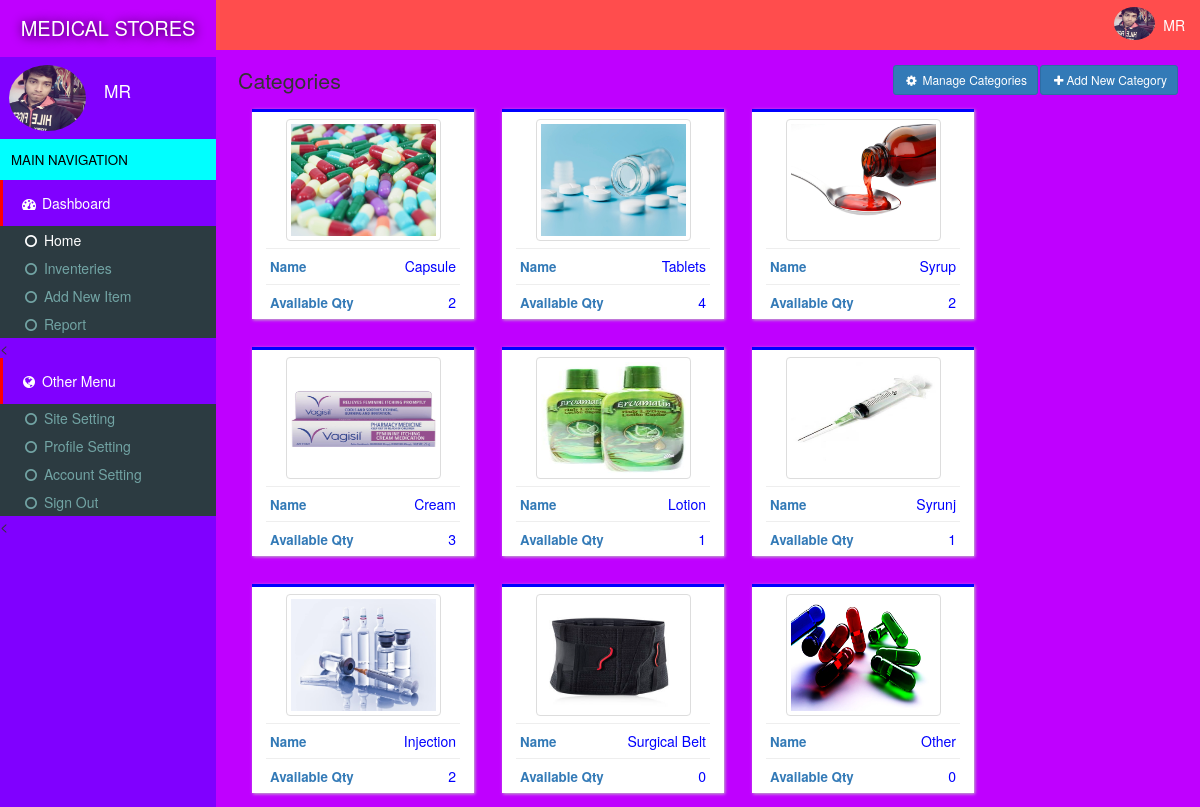
/index.php (signed in), run on the app's committed database.
### tables this page shows
CREATE TABLE `site` (
  `id` int(11) NOT NULL,
  `title` varchar(222) NOT NULL,
  `name` varchar(222) NOT NULL
);

CREATE TABLE `users` (
  `id` int(11) NOT NULL,
  `email` varchar(222) NOT NULL,
  `password` varchar(222) NOT NULL,
  `name` varchar(222) NOT NULL,
  `pic` varchar(222) NOT NULL,
  `number` varchar(222) NOT NULL,
  `date` timestamp NOT NULL DEFAULT current_timestamp()
);

CREATE TABLE `categories` (
  `id` int(11) NOT NULL,
  `name` varchar(222) NOT NULL,
  `pic` varchar(111) NOT NULL,
  `details` varchar(333) NOT NULL,
  `date` timestamp NOT NULL DEFAULT current_timestamp()
);

### assets/db.php (called while the page is built, shortened)
<?php
    $con = new mysqli('localhost','root','','store');
    $array = $con->query("select * from users where id ='$_SESSION[userId]'");
    $user = $array->fetch_assoc();
?>

### index.php (the view, shortened to what this page needs)
<?php require "assets/function.php" ?>
<?php require 'assets/db.php';?>
<!DOCTYPE html>
<html>
<head>
  <?php require "assets/autoloader.php" ?>
</head>
<body style="background: #bf00ff;padding:0;margin:0">
<div class="dashboard" style="position: fixed;width: 18%;height: 100%;background:#8000ff">
  <div style="background:#bf00ff;padding: 14px 3px;color:white;font-size: 15pt;text-align: center;text-shadow: 1px 1px 11px black">
    <a href="index.php" style="color: white;text-decoration: none;"><?php echo strtoupper(siteName()); ?> </a>
  </div>
  <div class="flex" style="padding: 3px 7px;margin:5px 2px;">
    <div><img src="photo/<?php echo $user['pic'] ?>" class='img-circle' style='width: 77px;height: 66px'></div>
    <div style="color:#ffffff;font-size: 13pt;padding: 14px 7px;margin-left: 11px;"><?php echo ucfirst($user['name']); ?></div>
  </div>
  <div style="background:#00ffff;font-size: 10pt;padding: 11px;color:  #000000">MAIN NAVIGATION</div>
  <div>
    <div style="background:#8000ff;color: white;padding: 13px 17px;border-left: 3px solid #ff0000;"><span><i class="fa fa-dashboard fa-fw"></i> Dashboard</span></div>
    <div class="item">
      <ul class="nostyle zero">
        <a href="index.php"><li style="color: white"><i class="fa fa-circle-o fa-fw"></i> Home</li></a>
        <a href="inventeries.php"><li><i class="fa fa-circle-o fa-fw"></i> Inventeries</li></a>
       <a href="addnew.php"><li><i class="fa fa-circle-o fa-fw"></i> Add New Item</li></a>
        <a href="reports.php"><li><i class="fa fa-circle-o fa-fw"></i> Report</li></a>
      </ul><
    </div>
  </div>
  <div style="background:#8000ff;color: white;padding: 13px 17px;border-left: 3px solid #ff0000;"><span><i class="fa fa-globe fa-fw"></i> Other Menu</span></div>
  <div class="item">
      <ul class="nostyle zero">
        <a href="sitesetting.php"><li><i class="fa fa-circle-o fa-fw"></i> Site Setting</li></a>
       <a href="profile.php"><li><i class="fa fa-circle-o fa-fw"></i> Profile Setting</li></a>
        <a href="accountSetting.php"><li><i class="fa fa-circle-o fa-fw"></i> Account Setting</li></a>
        <a href="logout.php"><li><i class="fa fa-circle-o fa-fw"></i> Sign Out</li></a>
      </ul><
    </div>
</div>
<div class="marginLeft" >
  <div style="color:white;background:#ff4d4d" >
    <div class="pull-right flex rightAccount" style="padding-right: 11px;padding: 7px;">
      <div><img src="photo/<?php echo $user['pic'] ?>" style='width: 41px;height: 33px;' class='img-circle'></div>
      <div style="padding: 8px"><?php echo ucfirst($user['name']) ?></div>
    </div>
  </div>
  <div class="content2">
    <div>
      <span style="font-size: 16pt;color: #333333">Categories </span>
      <button class="btn btn-primary btn-sm pull-right" data-toggle="modal" data-target="#addIn" style="margin-left: 2px;"><i class="fa fa-plus fa-fw"> </i>Add New Category</button>
      <a href="manageCat.php"><button class="btn btn-primary btn-sm pull-right" data-toggle="modal" data-target="#addIn"><i class="fa fa-gear  fa-fw"> </i> Manage Categories</button></a>
    </div>
  <?php
    $array = $con->query("select * from categories");
    while ($row = $array->fetch_assoc())
    {
      $array2 = $con->query("select count(*) from inventeries where catId = '$row[id]'");
      $row2 = $array2->fetch_assoc();
  ?>
    <a href="inventeries.php?catId=<?php echo $row['id'] ?>"><div class="box2 col-md-3">
     <div class="center"> <img src="photo/<?php echo $row['pic'] ?>" style="width: 155px;height: 122px;" class='img-thumbnail'></div>
      <hr style="margin: 7px;">
      <span style="padding: 11px"><strong style="font-size: 10pt">Name</strong><span class="pull-right" style="color:blue;margin-right: 11px;"><?php echo $row['name'] ?></span></span>
      <hr style="margin: 7px;">
      <span style="padding: 11px"><strong style="font-size: 10pt">Available Qty</strong><span class="pull-right" style="color:blue;margin-right: 11px"><?php echo $row2['count(*)']; ?></span></span>
    </div></a>
  <?php
    }
   ?>
  </div>
</div>
</body>
</html>

### data on the page
site: name "MEDICAL STORES"
users: pic (picture), name "MR"
categories: pic (picture), name "Capsule", count "2"
categories: pic (picture), name "Tablets", count "4"
categories: pic (picture), name "Syrup", count "2"
categories: pic (picture), name "Cream", count "3"
categories: pic (picture), name "Lotion", count "1"
categories: pic (picture), name "Syrunj", count "1"
categories: pic (picture), name "Injection", count "2"
categories: pic (picture), name "Surgical Belt", count "0"
categories: pic (picture), name "Other", count "0"
